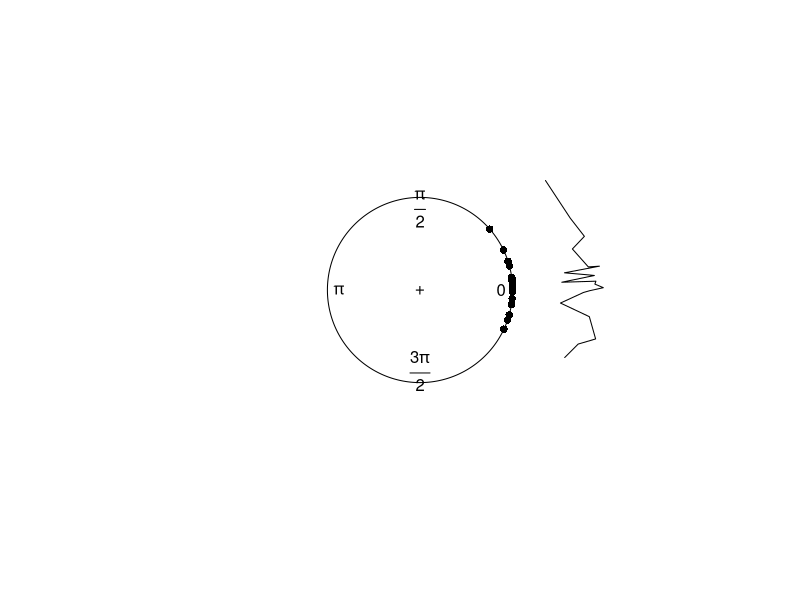

Write R code to recreate this figure.
library(circular)


### Name: lines.circular
### Title: Add Connected Line Segments to a Circular Plot
### Aliases: lines.circular
### Keywords: hplot

### ** Examples


x <- rvonmises(20, circular(0), 10)
y <- runif(20, 0.5, 1)

plot(x, shrink=2)
lines(x, y)
